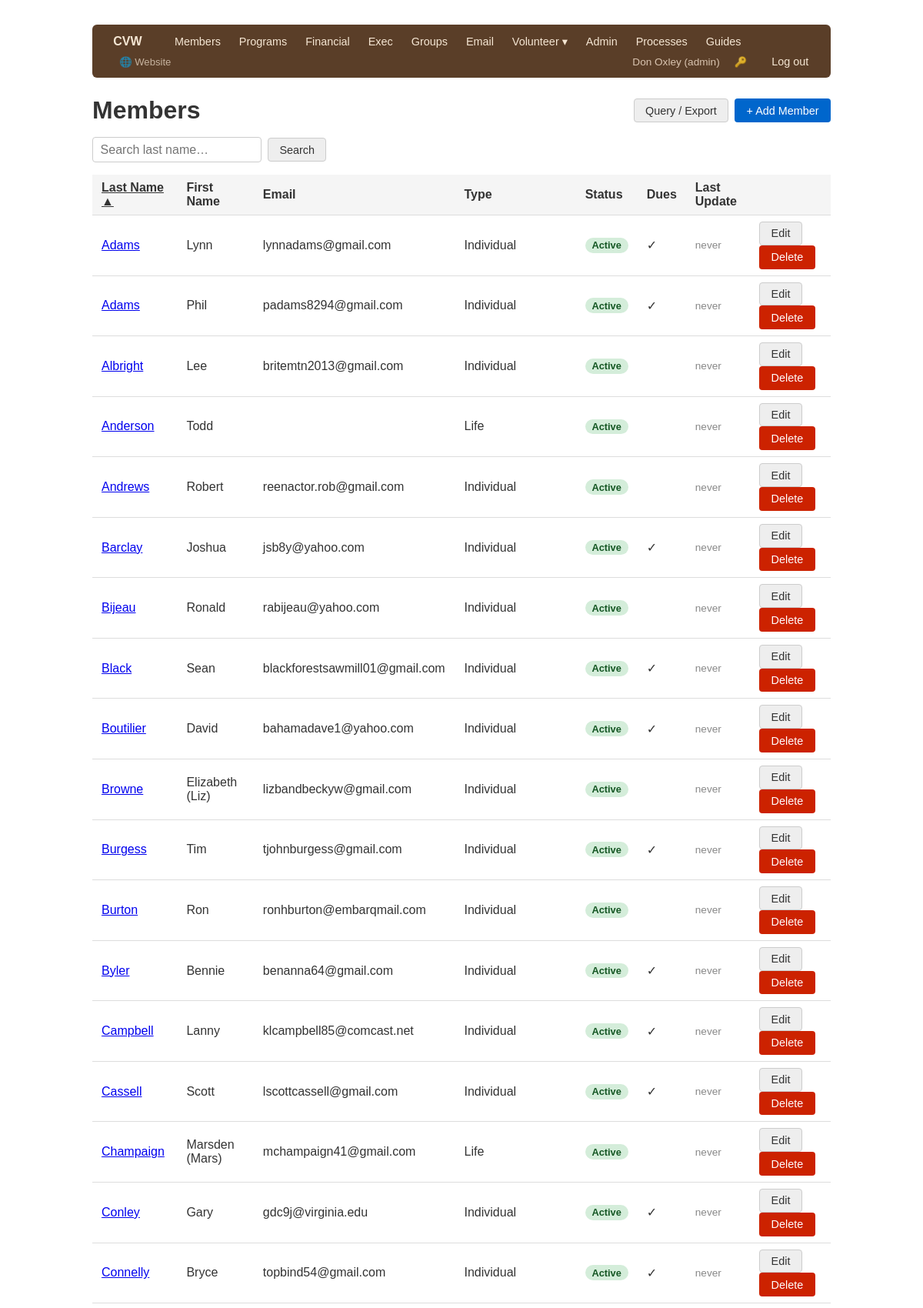
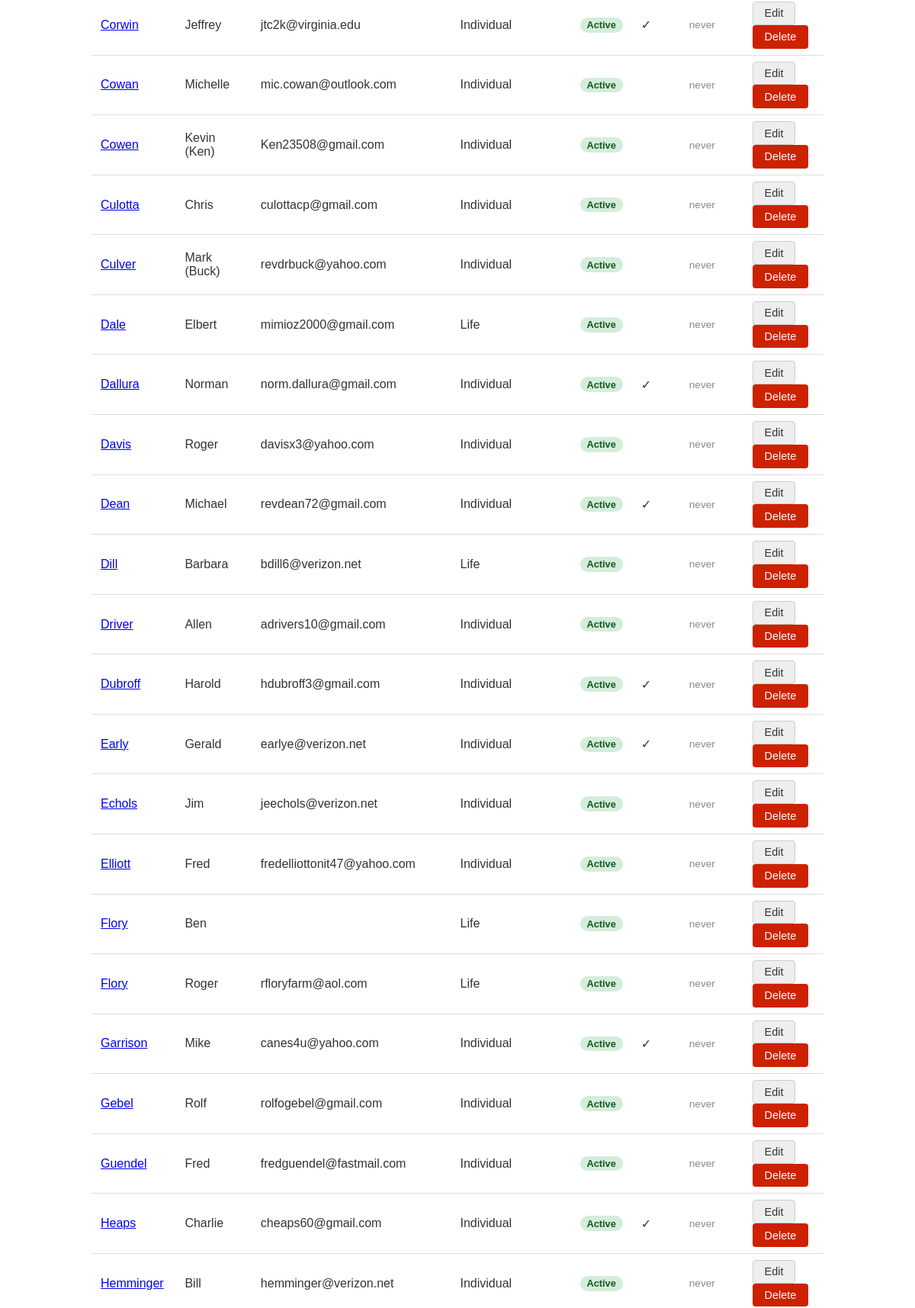
Screenshot of /members/ (signed in, upper part) with the database file from the repository (2 pictures, top to bottom).
### app/models/user.py (models this page shows, shortened)
class User(Base):
    __tablename__ = "users"
    id = Column(Integer, primary_key=True, index=True)
    username = Column(String, unique=True, nullable=False, index=True)
    full_name = Column(String, nullable=False)
    role = Column(String, nullable=False)       # see ROLES
    hashed_password = Column(String, nullable=False)
    active = Column(Boolean, default=True)
    must_change_password = Column(Boolean, default=False)
    member_id = Column(Integer, ForeignKey("members.id"), nullable=True)
    created_at = Column(DateTime, server_default=func.now())
    member = relationship("Member", backref="user_account")

### app/models/member.py (models this page shows)
class Member(Base):
    __tablename__ = "members"
    id = Column(Integer, primary_key=True, index=True)
    first_name = Column(String, nullable=False)
    last_name = Column(String, nullable=False)
    nickname = Column(String)
    email = Column(String, unique=True, index=True)
    birthday = Column(Date)
    significant_other = Column(String)
    address = Column(String)
    city = Column(String)
    state = Column(String)
    zip_code = Column(String)
    home_phone = Column(String)
    work_phone = Column(String)
    mobile_phone = Column(String)
    membership_type = Column(String)   # Individual, Family, Secondary/Affiliate
    skill_level = Column(String)       # Beginner, Intermediate, Advanced, Professional
    years_turning = Column(String)     # Less than 1, 1-3, 3-5, 5-10, 10-20, 20+
    status = Column(String, default="Prospective")  # Prospective, Active, Former
    dues_paid = Column(Boolean, default=False)
    dues_paid_date = Column(Date)
    dues_amount = Column(Float)
    donation = Column(Float)
    payment_method = Column(String)  # PayPal, Cash, CK, Check
    volunteer_interest = Column(Boolean)
    volunteer_area = Column(String)
    how_heard = Column(String)
    created_at = Column(DateTime, server_default=func.now())
    updated_at = Column(DateTime, onupdate=func.now())
    program_comments = relationship("ProgramComment", back_populates="member")

### app/routers/members.py (the view)
@router.get("/", response_class=HTMLResponse)
def list_members(
    request: Request,
    _=auth,
    db: Session = Depends(get_db),
    search: Optional[str] = None,
    sort: Optional[str] = None,
    dir: Optional[str] = None,
):
    sort_key = sort if sort in SORT_COLUMNS else "last_name"
    direction = "desc" if dir == "desc" else "asc"
    q = db.query(Member)
    if search:
        q = q.filter(Member.last_name.ilike(f"{search}%"))
    cols = SORT_COLUMNS[sort_key]
    if direction == "desc":
        cols = [desc_(c) for c in cols]
    members = q.order_by(*cols).all()
    return templates.TemplateResponse("members/list.html", {
        "request": request,
        "members": members,
        "search": search or "",
        "sort": sort_key,
        "dir": direction,
    })

### app/templates/members/list.html (shortened to what this page needs)
{% extends "base.html" %}
{% block content %}
<div style="display:flex; justify-content:space-between; align-items:center; margin-bottom:1rem">
    <h1 style="margin:0">Members</h1>
    <div style="display:flex; gap:0.5rem">
        <a href="/members/query" class="btn btn-secondary">Query / Export</a>
        <a href="/members/new" class="btn btn-primary">+ Add Member</a>
    </div>
</div>
<form method="get" action="/members/" style="margin-bottom:1rem; display:flex; gap:0.5rem; align-items:center">
    <input type="text" name="search" value="{{ search }}" placeholder="Search last name…"
           style="width:220px; margin-top:0" autocomplete="off">
    <button type="submit" class="btn btn-secondary">Search</button>
</form>
{% macro sort_link(col, label) %}
    {% set active = sort == col %}
    {% set next_dir = 'desc' if (active and dir == 'asc') else 'asc' %}
    {% set arrow = ' ▲' if (active and dir == 'asc') else (' ▼' if (active and dir == 'desc') else '') %}
    <a href="/members/?sort={{ col }}&dir={{ next_dir }}{% if search %}&search={{ search }}{% endif %}"
       style="color:inherit; text-decoration:{% if active %}underline{% else %}none{% endif %}">{{ label }}{{ arrow }}</a>
{% endmacro %}
{% if members %}
<table>
    <thead>
        <tr>
            <th>{{ sort_link('last_name', 'Last Name') }}</th>
            <th>First Name</th>
            <th>{{ sort_link('email', 'Email') }}</th>
            <th>{{ sort_link('membership_type', 'Type') }}</th>
            <th>{{ sort_link('status', 'Status') }}</th>
            <th>Dues</th>
            <th>Last Update</th>
            <th></th>
        </tr>
    </thead>
    <tbody>
        {% for m in members %}
        <tr>
            <td><a href="/members/{{ m.id }}">{{ m.last_name }}</a></td>
            <td>{{ m.first_name }}</td>
            <td>{{ m.email or '' }}</td>
            <td>{{ m.membership_type or '' }}</td>
            <td>
                <span class="badge badge-{{ (m.status or 'prospective')|lower }}">
                    {{ m.status or 'Prospective' }}
                </span>
            </td>
            <td>{{ '✓' if m.dues_paid else '' }}</td>
            <td style="color:#888; font-size:0.85rem">
                {{ m.updated_at.strftime('%Y-%m-%d') if m.updated_at else 'never' }}
            </td>
            <td>
                <a href="/members/{{ m.id }}/edit" class="btn btn-secondary">Edit</a>
                <form method="post" action="/members/{{ m.id }}/delete" style="display:inline"
                      onsubmit="return confirm('Delete {{ m.first_name }} {{ m.last_name }}?')">
                    <button type="submit" class="btn btn-danger">Delete</button>
                </form>
            </td>
        </tr>
        {% endfor %}
    </tbody>
</table>
{% else %}
<p>No members{% if search %} matching "{{ search }}"{% endif %}.</p>
{% endif %}
{% endblock %}

### app/templates/base.html (shortened to what this page needs)
<!DOCTYPE html>
<html lang="en">
<head>
</head>
<body>
<nav>
    <a href="/" class="nav-brand" style="text-decoration:none">CVW</a>
    {% if request.state.user %}
        {% set role = request.state.user.role %}
        {% if role in ['admin', 'exec', 'membership'] %}
            <a href="/members/">Members</a>
        {% endif %}
        {% if role in ['admin', 'exec', 'program'] %}
            <a href="/programs/">Programs</a>
        {% endif %}
        {% if role in ['admin', 'financial'] %}
            <a href="/financial/">Financial</a>
        {% endif %}
        {% if role in ['admin', 'exec'] %}
            <a href="/exec/">Exec</a>
        {% endif %}
        {% if role in ['admin', 'membership'] %}
            <a href="/groups/">Groups</a>
            <a href="/email/">Email</a>
        {% endif %}
        {% if role in ['admin', 'librarian'] %}
        <div class="nav-dropdown">
            <a href="#">Volunteer ▾</a>
        </div>
        {% endif %}
        {% if role == 'admin' %}
            <a href="/admin/">Admin</a>
        {% endif %}
        <a href="/processes/">Processes</a>
        <a href="/guides/">Guides</a>
        <a href="/site/" style="margin-left:0.5rem; opacity:0.7; font-size:0.82rem">🌐 Website</a>
        <div class="nav-right">
            <span class="nav-user">{{ request.state.user.full_name }} ({{ role }})</span>
            <a href="/change-password" title="Change password" style="font-size:0.82rem; opacity:0.8">🔑</a>
            <a href="/logout">Log out</a>
        </div>
    {% else %}
        <div class="nav-right"><a href="/login">Log in</a></div>
    {% endif %}
</nav>
{% block content %}{% endblock %}
</body>
</html>

### app/templates/base.html (style rules this page uses)
body { font-family: sans-serif; max-width: 960px; margin: 2rem auto; padding: 0 1rem; color: #333; }
nav { margin-bottom: 1.5rem; background: #5a3e28; padding: 0.5rem 1rem; border-radius: 6px; display: flex; align-items: center; gap: 0; flex-wrap: wrap; }
nav .nav-brand { color: #f5e6d3; font-weight: 700; font-size: 1rem; margin-right: 1.25rem; }
nav a { margin-right: 0.1rem; text-decoration: none; color: #f5e6d3; font-size: 0.9rem; padding: 0.3rem 0.7rem; border-radius: 4px; }
nav .nav-right { margin-left: auto; display: flex; align-items: center; gap: 0.5rem; }
.nav-dropdown { position: relative; display: inline-block; }
.nav-dropdown > a { margin-right: 0.1rem; }
nav .nav-user { color: #d9c4b0; font-size: 0.85rem; }
table { width: 100%; border-collapse: collapse; }
th, td { text-align: left; padding: 0.5rem 0.75rem; border-bottom: 1px solid #ddd; }
th { background: #f5f5f5; font-weight: 600; }
.btn { display: inline-block; padding: 0.4rem 0.9rem; border-radius: 4px; text-decoration: none; font-size: 0.9rem; border: 1px solid transparent; cursor: pointer; }
.btn-primary { background: #0066cc; color: white; }
.btn-secondary { background: #eee; color: #333; border-color: #ccc; }
.btn-danger { background: #cc2200; color: white; }
input[type=text], input[type=email], input[type=date], input[type=number], input[type=password], select, textarea { width: 100%; padding: 0.4rem 0.6rem; border: 1px solid #ccc; border-radius: 4px; font-size: 1rem; box-sizing: border-box; }
h1 { margin-bottom: 1rem; }
.badge { display: inline-block; padding: 0.15rem 0.55rem; border-radius: 10px; font-size: 0.8rem; font-weight: 600; }
.badge-active { background: #d4edda; color: #155724; }

### rows the page displays
User: state.user.full_name "Don Oxley", role "admin"
Member: last_name "Adams", first_name "Lynn", email "lynnadams@gmail.com", membership_type "Individual", status "Active", dues_paid "✓", updated_at "never"
Member: last_name "Adams", first_name "Phil", email "padams8294@gmail.com", membership_type "Individual", status "Active", dues_paid "✓", updated_at "never"
Member: last_name "Albright", first_name "Lee", email "britemtn2013@gmail.com", membership_type "Individual", status "Active", updated_at "never"
Member: last_name "Anderson", first_name "Todd", membership_type "Life", status "Active", updated_at "never"
Member: last_name "Andrews", first_name "Robert", email "reenactor.rob@gmail.com", membership_type "Individual", status "Active", updated_at "never"
Member: last_name "Barclay", first_name "Joshua", email "jsb8y@yahoo.com", membership_type "Individual", status "Active", dues_paid "✓", updated_at "never"
Member: last_name "Bijeau", first_name "Ronald", email "rabijeau@yahoo.com", membership_type "Individual", status "Active", updated_at "never"
Member: last_name "Black", first_name "Sean", email "blackforestsawmill01@gmail.com", membership_type "Individual", status "Active", dues_paid "✓", updated_at "never"
Member: last_name "Boutilier", first_name "David", email "bahamadave1@yahoo.com", membership_type "Individual", status "Active", dues_paid "✓", updated_at "never"
Member: last_name "Browne", first_name "Elizabeth (Liz)", email "lizbandbeckyw@gmail.com", membership_type "Individual", status "Active", updated_at "never"
Member: last_name "Burgess", first_name "Tim", email "tjohnburgess@gmail.com", membership_type "Individual", status "Active", dues_paid "✓", updated_at "never"
Member: last_name "Burton", first_name "Ron", email "ronhburton@embarqmail.com", membership_type "Individual", status "Active", updated_at "never"
Member: last_name "Byler", first_name "Bennie", email "benanna64@gmail.com", membership_type "Individual", status "Active", dues_paid "✓", updated_at "never"
Member: last_name "Campbell", first_name "Lanny", email "klcampbell85@comcast.net", membership_type "Individual", status "Active", dues_paid "✓", updated_at "never"
Member: last_name "Cassell", first_name "Scott", email "lscottcassell@gmail.com", membership_type "Individual", status "Active", dues_paid "✓", updated_at "never"
Member: last_name "Champaign", first_name "Marsden (Mars)", email "mchampaign41@gmail.com", membership_type "Life", status "Active", updated_at "never"
Member: last_name "Conley", first_name "Gary", email "gdc9j@virginia.edu", membership_type "Individual", status "Active", dues_paid "✓", updated_at "never"
Member: last_name "Connelly", first_name "Bryce", email "topbind54@gmail.com", membership_type "Individual", status "Active", dues_paid "✓", updated_at "never"
Member: last_name "Corwin", first_name "Jeffrey", email "jtc2k@virginia.edu", membership_type "Individual", status "Active", dues_paid "✓", updated_at "never"
Member: last_name "Cowan", first_name "Michelle", email "mic.cowan@outlook.com", membership_type "Individual", status "Active", updated_at "never"
Member: last_name "Cowen", first_name "Kevin (Ken)", email "Ken23508@gmail.com", membership_type "Individual", status "Active", updated_at "never"
Member: last_name "Culotta", first_name "Chris", email "culottacp@gmail.com", membership_type "Individual", status "Active", updated_at "never"
Member: last_name "Culver", first_name "Mark (Buck)", email "revdrbuck@yahoo.com", membership_type "Individual", status "Active", updated_at "never"
Member: last_name "Dale", first_name "Elbert", email "mimioz2000@gmail.com", membership_type "Life", status "Active", updated_at "never"
Member: last_name "Dallura", first_name "Norman", email "norm.dallura@gmail.com", membership_type "Individual", status "Active", dues_paid "✓", updated_at "never"
Member: last_name "Davis", first_name "Roger", email "davisx3@yahoo.com", membership_type "Individual", status "Active", updated_at "never"
Member: last_name "Dean", first_name "Michael", email "revdean72@gmail.com", membership_type "Individual", status "Active", dues_paid "✓", updated_at "never"
Member: last_name "Dill", first_name "Barbara", email "bdill6@verizon.net", membership_type "Life", status "Active", updated_at "never"
Member: last_name "Driver", first_name "Allen", email "adrivers10@gmail.com", membership_type "Individual", status "Active", updated_at "never"
Member: last_name "Dubroff", first_name "Harold", email "hdubroff3@gmail.com", membership_type "Individual", status "Active", dues_paid "✓", updated_at "never"
Member: last_name "Early", first_name "Gerald", email "earlye@verizon.net", membership_type "Individual", status "Active", dues_paid "✓", updated_at "never"
Member: last_name "Echols", first_name "Jim", email "jeechols@verizon.net", membership_type "Individual", status "Active", updated_at "never"
Member: last_name "Elliott", first_name "Fred", email "fredelliottonit47@yahoo.com", membership_type "Individual", status "Active", updated_at "never"
Member: last_name "Flory", first_name "Ben", membership_type "Life", status "Active", updated_at "never"
Member: last_name "Flory", first_name "Roger", email "rfloryfarm@aol.com", membership_type "Life", status "Active", updated_at "never"
Member: last_name "Garrison", first_name "Mike", email "canes4u@yahoo.com", membership_type "Individual", status "Active", dues_paid "✓", updated_at "never"
Member: last_name "Gebel", first_name "Rolf", email "rolfogebel@gmail.com", membership_type "Individual", status "Active", updated_at "never"
Member: last_name "Guendel", first_name "Fred", email "fredguendel@fastmail.com", membership_type "Individual", status "Active", updated_at "never"
Member: last_name "Heaps", first_name "Charlie", email "cheaps60@gmail.com", membership_type "Individual", status "Active", dues_paid "✓", updated_at "never"
Member: last_name "Hemminger", first_name "Bill", email "hemminger@verizon.net", membership_type "Individual", status "Active", updated_at "never"

### other values shown
{{ label }} "Last Name Email Type Status"
{{ arrow }} "▲"
